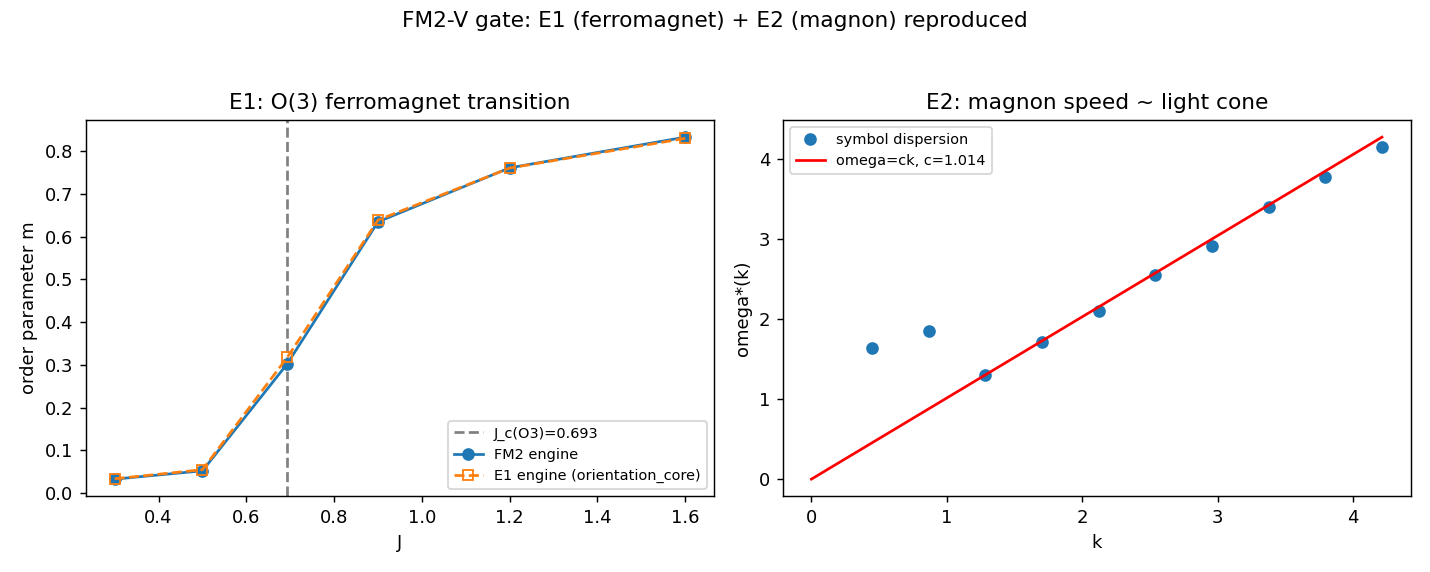

Here is the Python script that generated this plot:
"""FM2V_gate.py -- MANDATORY gate for the FM2_TWO_PHASE campaign.

Before any cosmological observable is computed, the two reused engines must
reproduce the anchors they established (charter FM2-V):

  E1  -- the vacuum is an O(3) ORIENTATION FERROMAGNET with an order-disorder
         transition.  On the regular 3D periodic lattice the order parameter m
         must LIFT OFF above the literature coupling J_c(O(3)) ~ 0.693 and stay at
         the disordered ~1/sqrt(N) baseline below it.  Checked with BOTH the
         original E1 engine (orientation_core.O3Model) AND the FM2 lattice
         (fm2_core.O3Lattice) -- they must agree, validating the new engine.

  E2  -- the magnon (orientation perturbation) propagates at the light-cone speed,
         omega = c k with c ~ 1.  Re-measured with a REDUCED e2_core symbol run
         (the full E2 statistics are expensive; the gate only needs the SPEED
         c_fit ~ 1, not the full massless/massive shape discrimination).

If either engine fails to reproduce its anchor, the gate FAILS and FM2-1/FM2-2 do
not proceed.  Anti-circularity: J_c(O(3))~0.693 and c~1 are COMPARISON-ONLY anchors;
no second-transition scale or sound speed is inserted.
"""
from __future__ import annotations

import json
import sys
import time
from pathlib import Path

import numpy as np
import matplotlib
matplotlib.use("Agg")
import matplotlib.pyplot as plt  # noqa: E402

import fm2_core as fm2  # noqa: E402

ROOT = fm2.ROOT
sys.path.insert(0, str(ROOT / "results" / "vacuum_structure" / "orientation"))
sys.path.insert(0, str(ROOT / "results" / "vacuum_structure" / "orientation" / "e2"))
import orientation_core as oc  # noqa: E402

OUT = Path(__file__).resolve().parent
JC_O3 = 0.693                 # literature/E1 3D O(3) ordering coupling (COMPARISON)
SEEDS = (0, 1, 2)


# ---------------------------------------------------------------- #
# E1: order-parameter transition (both engines)
# ---------------------------------------------------------------- #
def e1_transition():
    Js = [0.3, 0.5, 0.693, 0.9, 1.2, 1.6]
    m_fm2, m_oc = [], []
    for J in Js:
        # FM2 engine
        ms = []
        for sd in SEEDS:
            s = fm2.sample_observables(12, J, 0.0, seed=sd, n_burn=400, n_meas=150)
            ms.append(s["m_abs"].mean())
        m_fm2.append(float(np.mean(ms)))
        # original E1 engine (orientation_core)
        ms2 = []
        for sd in SEEDS:
            g = oc.lattice_periodic((12, 12, 12))
            model = oc.O3Model(g, J=J, seed=100 * sd + 7)
            model.equilibrate(400)
            mm = []
            for _ in range(150):
                model.sweep()
                mm.append(model.order_parameter())
            ms2.append(np.mean(mm))
        m_oc.append(float(np.mean(ms2)))
    Js = np.array(Js); m_fm2 = np.array(m_fm2); m_oc = np.array(m_oc)
    # PASS: ordered above J_c (m>0.3), disordered below (m<0.2), engines agree
    below = Js < JC_O3 * 0.8
    above = Js > JC_O3 * 1.2
    lifts = (m_fm2[above].min() > 0.3) and (m_fm2[below].max() < 0.25)
    agree = float(np.max(np.abs(m_fm2 - m_oc)))
    ok = lifts and (agree < 0.12)
    return {"J": Js.tolist(), "m_fm2": m_fm2.tolist(), "m_oc": m_oc.tolist(),
            "lifts_at_Jc": bool(lifts), "engine_agreement": agree, "ok": bool(ok)}


# ---------------------------------------------------------------- #
# E2: magnon speed (reduced symbol run)
# ---------------------------------------------------------------- #
def e2_magnon():
    import e2_core as e2
    kk, ww = e2.default_grids(T=14.0, X=7.0, rho=5.0, n_k=10, n_omega=90)
    res = e2.measure_symbol_dispersion(rho=5.0, T=14.0, X=7.0, eps=0.2,
                                       kmags=kk, omegas=ww, n_seeds=3, max_n=90,
                                       seed0=0)
    m = res["found"]
    fit = e2.fit_dispersion(res["k"][m], res["omega_star"][m])
    c = fit["massless"]["c"]
    ok = abs(c - 1.0) < 0.15          # speed ~ light cone (gate needs the SPEED only)
    return {"c_fit": float(c), "n_found": int(m.sum()), "n_k": len(kk),
            "winner_quickrun": fit["winner"], "ok": bool(ok),
            "k": res["k"][m].tolist(), "omega_star": res["omega_star"][m].tolist()}


def make_figure(e1, e2):
    fig, ax = plt.subplots(1, 2, figsize=(11, 4.4))
    J = np.array(e1["J"])
    ax[0].axvline(JC_O3, color="gray", ls="--", label=f"J_c(O3)={JC_O3}")
    ax[0].plot(J, e1["m_fm2"], "o-", label="FM2 engine")
    ax[0].plot(J, e1["m_oc"], "s--", mfc="none", label="E1 engine (orientation_core)")
    ax[0].set_xlabel("J"); ax[0].set_ylabel("order parameter m")
    ax[0].set_title("E1: O(3) ferromagnet transition"); ax[0].legend(fontsize=8)
    k = np.array(e2["k"]); w = np.array(e2["omega_star"])
    ax[1].plot(k, w, "o", label="symbol dispersion")
    kk = np.linspace(0, k.max() if k.size else 1, 50)
    ax[1].plot(kk, e2["c_fit"] * kk, "r-", label=f"omega=ck, c={e2['c_fit']:.3f}")
    ax[1].set_xlabel("k"); ax[1].set_ylabel("omega*(k)")
    ax[1].set_title("E2: magnon speed ~ light cone"); ax[1].legend(fontsize=8)
    fig.suptitle("FM2-V gate: E1 (ferromagnet) + E2 (magnon) reproduced", fontsize=12)
    fig.tight_layout(rect=[0, 0, 1, 0.95])
    fig.savefig(OUT / "FM2V_gate.png", dpi=130)
    print(f"saved {OUT/'FM2V_gate.png'}")


def main():
    t0 = time.time()
    print("=" * 72)
    print("FM2-V GATE -- reproduce E1 (ferromagnet) and E2 (magnon)")
    print("=" * 72)
    print("[E1] O(3) order-parameter transition (FM2 engine vs orientation_core) ...")
    e1 = e1_transition()
    for J, a, b in zip(e1["J"], e1["m_fm2"], e1["m_oc"]):
        print(f"   J={J:.3f}  m(FM2)={a:.3f}  m(E1)={b:.3f}")
    print(f"   lifts at J_c~{JC_O3}: {e1['lifts_at_Jc']}  "
          f"engine agreement |dm|max={e1['engine_agreement']:.3f}")
    print("[E2] magnon speed (reduced symbol run) ...")
    e2 = e2_magnon()
    print(f"   c_fit={e2['c_fit']:.3f}  ({e2['n_found']}/{e2['n_k']} k found; "
          f"quick-run shape={e2['winner_quickrun']})")

    gate_pass = e1["ok"] and e2["ok"]
    print("-" * 72)
    print(f"  E1 reproduced (transition, engines agree): {'YES' if e1['ok'] else 'NO'}")
    print(f"  E2 reproduced (magnon c~1):                {'YES' if e2['ok'] else 'NO'}")
    print(f"GATE: {'PASS -- FM2-1/FM2-2 may proceed' if gate_pass else 'FAIL -- STOP'}")
    print("=" * 72)

    payload = {"gate_pass": bool(gate_pass), "E1": e1, "E2": e2,
               "Jc_O3_anchor": JC_O3, "runtime_s": time.time() - t0,
               "timestamp_utc": time.strftime("%Y-%m-%dT%H:%M:%SZ", time.gmtime())}
    (OUT / "FM2V_gate.json").write_text(json.dumps(payload, indent=2, default=float))
    print(f"saved {OUT/'FM2V_gate.json'}  ({payload['runtime_s']:.0f}s)")
    make_figure(e1, e2)
    return gate_pass


if __name__ == "__main__":
    main()
